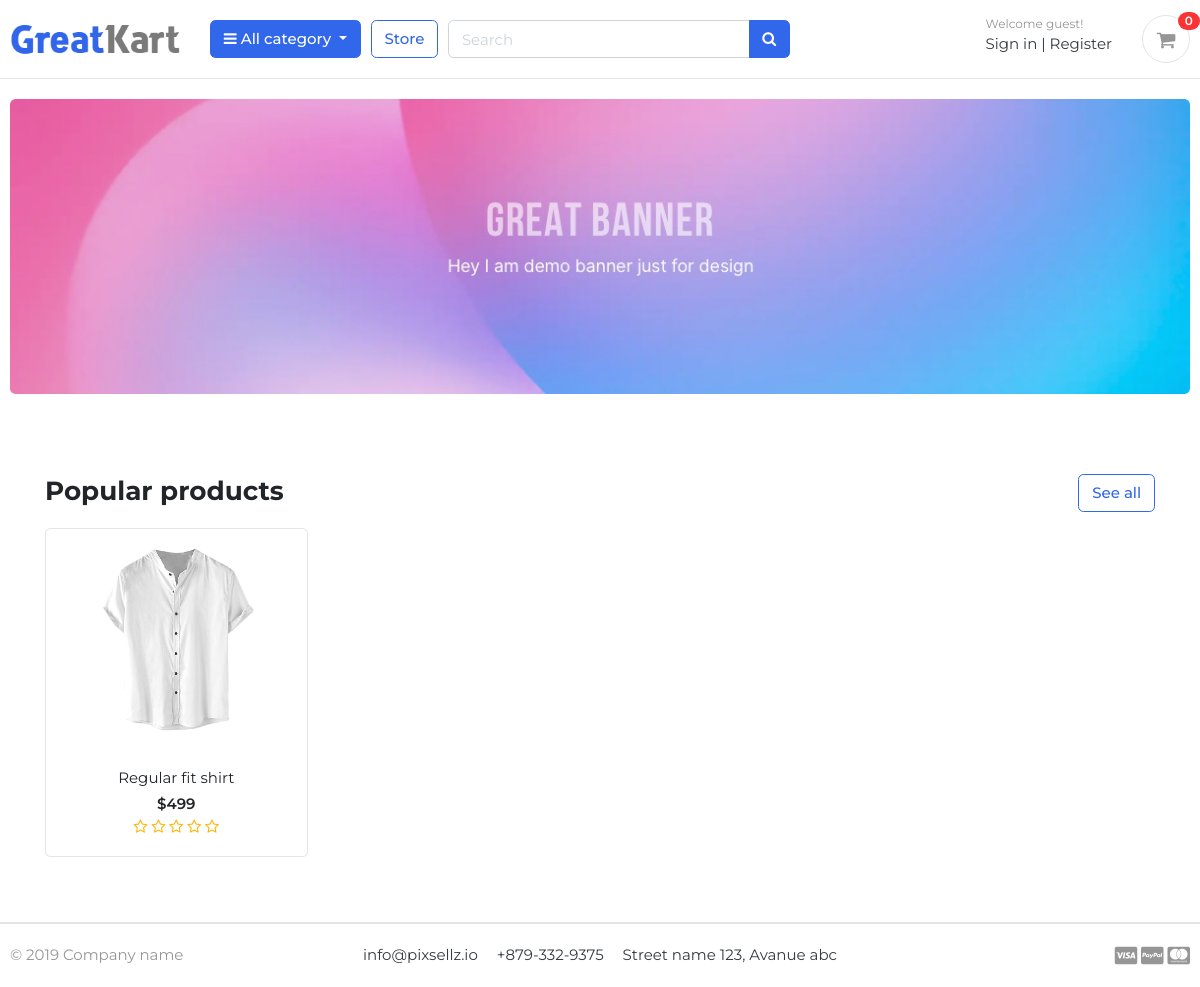
Before: / with the older database file.
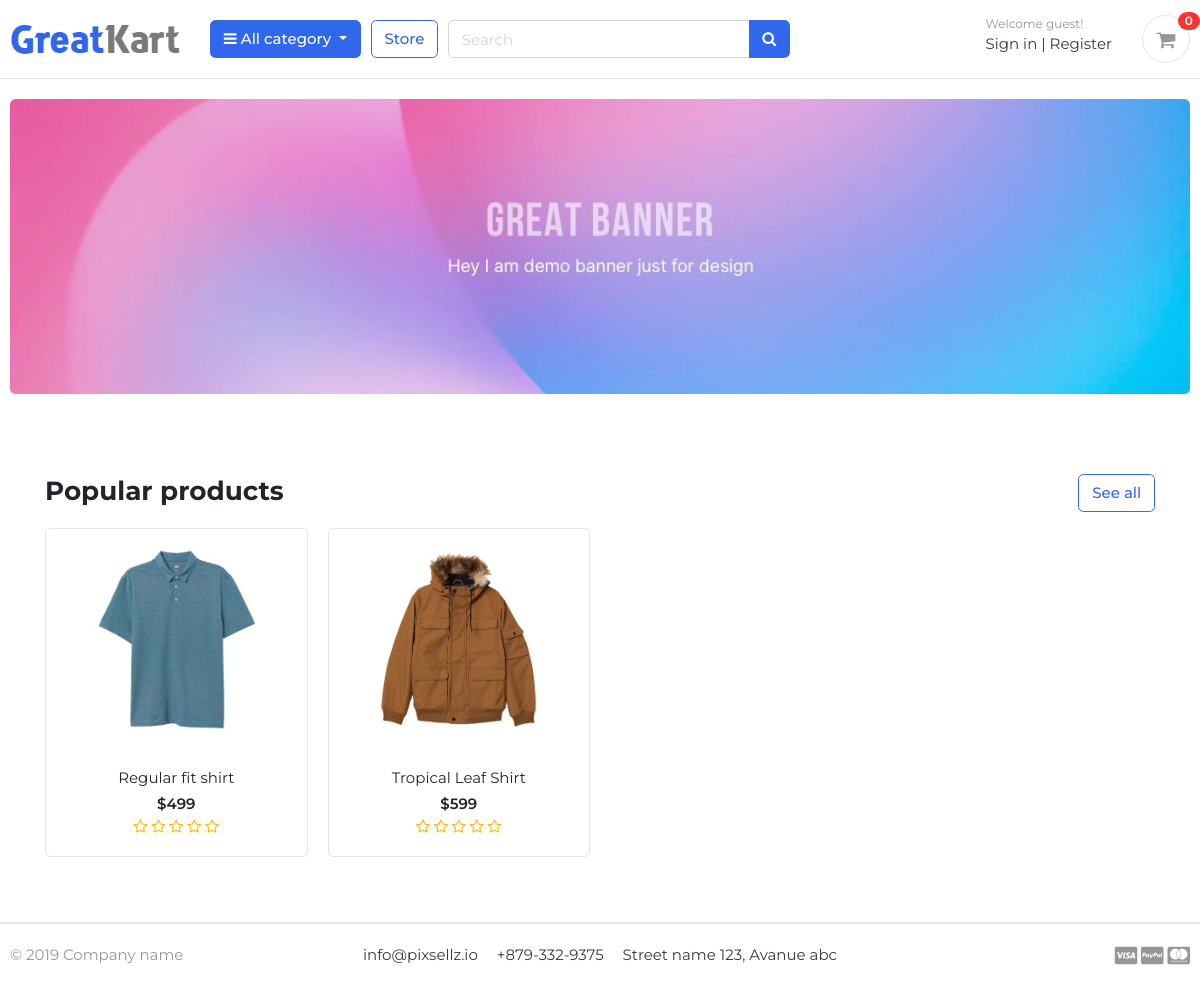
After: the same page with the newer database file.
### store/models.py (models this page shows, shortened)
class Product(models.Model):
    product_name = models.CharField(max_length=200, unique=True)
    slug = models.SlugField(max_length=200, unique=True)
    description = models.TextField(max_length=500, blank=True)
    price = models.IntegerField()
    image = models.ImageField(upload_to='photos/products')
    stock = models.IntegerField(default=0)
    is_available = models.BooleanField(default=True)
    category = models.ForeignKey(Category, on_delete=models.CASCADE)
    created_date = models.DateTimeField(auto_now_add=True)
    modified_date = models.DateTimeField(auto_now=True)
    deleted = models.BooleanField(default=False)
    def get_url(self):
        return reverse('product_detail', args=[self.category.slug, self.slug])
    def averageReview(self):
        reviews = ReviewRating.objects.filter(product=self, status=True).aggregate(average=Avg('ratings'))
        avg = 0
        if reviews['average'] is not None:
            avg = float(reviews['average'])
        return avg

### greatkart/views.py (the view)
# urls.py: 2. Add a URL to urlpatterns:  path('', views.home, name='home')
def home(request):
    products = Product.objects.all().filter(deleted=False, category__deleted=False).order_by('created_date')
    for product in products:
        reviews = ReviewRating.objects.filter(product_id=product.id, status=True)
    reviews = None
    context = {
        'products':products,
        'reviews':reviews,
        }
    return render(request, 'home.html', context)

### carts/context_processors.py (called while the page is built)
def counter(request):
    cart_count = 0
    if 'admin' in request.path:
        return {}
    else:
        try:
            cart = Cart.objects.filter(cart_id=_cart_id(request))
            if request.user.is_authenticated:
                cart_items = CartItem.objects.all().filter(user=request.user)
            else:
                cart_items = CartItem.objects.all().filter(cart=cart[:1])
            for cart_item in cart_items:
                cart_count += cart_item.quantity
        except Cart.DoesNotExist:
            cart_item = 0
    return dict(cart_count=cart_count)

def wishlist_counter(request):
    wishlist_count = 0
    if 'admin' in request.path:
        return {}
    else:
        try:
            if request.user.is_authenticated:
                wishlist = Wishlist.objects.all().filter(user=request.user)
                wishlist_count = wishlist.count()
        except Wishlist.DoesNotExist:
            wishlist_count = 0
    return {'wishlist_count': wishlist_count}

### carts/views.py (called while the page is built)
def _cart_id(request):
    cart = request.session.session_key
    if not cart:
        cart = request.session.create()
    return cart

### category/context_processors.py (called while the page is built)
def menu_links(request):
    links = Category.objects.all()
    return dict(links=links)

### category/models.py (called while the page is built)
    def get_url(self):
        return reverse('products_by_category', args=[self.slug])

### templates/home.html
{% extends "base.html" %}
{% load static %}
{% block content %}
<section class="section-intro padding-y-sm">
<div class="container">
<div class="intro-banner-wrap">
	<img src="{% static "images/banners/1.jpg" %}" class="img-fluid rounded">
</div>
</div>
</section>
<section class="section-name">
<div class="container-fluid p-5">
<header class="section-heading">
	<a href="{% url 'store' %}" class="btn btn-outline-primary float-right">See all</a>
	<h3 class="section-title">Popular products</h3>
</header>
<div class="row">
	{% for product in products  %}
	<div class="col-md-3">
		<div class="card card-product-grid text-center">
			<a href="{{ product.get_url }}" class="img-wrap p-2"> <img src="{{product.image.url}}"> </a>
			<figcaption class="info-wrap">
				<a href="{{ product.get_url }}" class="title">{{product.product_name}}</a>
				<div class="price mt-1">${{product.price}}</div>
				<div class="rating-star"><span>
                    <i class="fa fa-star{% if product.averageReview < 0.5 %}-o{% elif product.averageReview >= 0.5 and product.averageReview < 1 %}-half-o {% endif %}"></i>
                    <i class="fa fa-star{% if product.averageReview < 1.5 %}-o{% elif product.averageReview >= 1.5 and product.averageReview < 2 %}-half-o {% endif %}"></i>
                    <i class="fa fa-star{% if product.averageReview < 2.5 %}-o{% elif product.averageReview >= 2.5 and product.averageReview < 3 %}-half-o {% endif %}"></i>
                    <i class="fa fa-star{% if product.averageReview < 3.5 %}-o{% elif product.averageReview >= 3.5 and product.averageReview < 4 %}-half-o {% endif %}"></i>
                    <i class="fa fa-star{% if product.averageReview < 4.5 %}-o{% elif product.averageReview >= 4.5 and product.averageReview < 5 %}-half-o {% endif %}"></i>
                </span></div>
			</figcaption>
		</div>
	</div>
	{% endfor %}
</div>
</div>
</section>
</body>
</html>
{% endblock content %}

### templates/base.html (shortened to what this page needs)
{% load static %}
<!DOCTYPE HTML>
<html lang="en">
<head>
<link href="{% static 'css/bootstrap.css' %}" rel="stylesheet" type="text/css"/>
<link href="{% static 'fonts/fontawesome/css/all.min.css' %}" type="text/css" rel="stylesheet">
<link href="{% static 'css/ui.css' %}" rel="stylesheet" type="text/css"/>
<link href="{% static 'css/responsive.css' %}" rel="stylesheet" media="only screen and (max-width: 1200px)" />
<link href="{% static 'css/custom.css' %}" rel="stylesheet" type="text/css"/>
<link rel="stylesheet" href="https://cdnjs.cloudflare.com/ajax/libs/font-awesome/4.7.0/css/font-awesome.min.css">
{% include "includes/navbar.html" %}
{% block content %}{% endblock content %}
{% include "includes/footer.html" %}

### templates/includes/navbar.html (shortened to what this page needs)
{% load static %}
<header class="section-header">
    <section class="header-main border-bottom">
        <div class="container">
    <div class="row align-items-center">
        <div class="col-lg-2 col-md-3 col-6">
            <a href="{% url 'home' %}" class="brand-wrap">
                <img class="logo" src="{% static "/images/logo.png" %}">
            </a>
        </div>
        <div class="col-lg col-sm col-md col-6 flex-grow-0">
            <div class="category-wrap dropdown d-inline-block float-right">
                <button type="button" class="btn btn-primary dropdown-toggle" data-toggle="dropdown">
                    <i class="fa fa-bars"></i> All category
                </button>
            </div>
        </div>
        <a href="{% url 'store' %}" class="btn btn-outline-primary">Store</a>
        <div class="col-lg  col-md-5 col-sm-12 col">
            <form action="{% url "search" %}" class="search">
                <div class="input-group w-100">
                    <input type="text" class="form-control" style="width:60%;" placeholder="Search" name="keyword">
                    <div class="input-group-append">
                      <button class="btn btn-primary" type="submit">
                        <i class="fa fa-search"></i>
                      </button>
                    </div>
                </div>
            </form>
        </div>
        <div class="col-lg-4 col-sm-6 col-8 order-2 order-lg-3">
                    <div class="d-flex justify-content-end mb-3 mb-lg-0">
                        {% if user.id is  None %}
                        <div class="widget-header">
                            <small class="title text-muted">Welcome guest!</small>
                            <div>
                                <a href="{% url 'login' %}">Sign in</a> <span class="dark-transp"> | </span>
                                <a href="{% url 'register' %}"> Register</a>
                            </div>
                        </div>
                        {% endif %}
                        <a href="{% url 'cart' %}" class="widget-header pl-3 ml-3">
                            <div class="icon icon-sm rounded-circle border"><i class="fa fa-shopping-cart"></i></div>
                            <span class="badge badge-pill badge-danger notify">{{ cart_count }}</span>
                        </a>
                    </div>
                </div>
    </div>
        </div>
    </section>
    </header>

### templates/includes/footer.html (shortened to what this page needs)
<footer class="section-footer border-top">
	<div class="container">
		<section class="footer-bottom border-top row">
			<div class="col-md-2">
				<p class="text-muted"> &copy 2019 Company name </p>
			</div>
			<div class="col-md-8 text-md-center">
				<span  class="px-2">info@pixsellz.io</span>
				<span  class="px-2">+879-332-9375</span>
				<span  class="px-2">Street name 123, Avanue abc</span>
			</div>
			<div class="col-md-2 text-md-right text-muted">
				<i class="fab fa-lg fa-cc-visa"></i>
				<i class="fab fa-lg fa-cc-paypal"></i>
				<i class="fab fa-lg fa-cc-mastercard"></i>
			</div>
		</section>
	</div>
</footer>
</body>
</html>

### static/css/ui.css (style rules this page uses)
html { font-family: "Inter", sans-serif; font-size: 15px; }
.img-wrap { text-align: center; display: block; }
.img-wrap img { max-width: 100%; }
.icon-xs, .icon-sm, .icon-md, .icon-lg { display: inline-block; text-align: center; flex-shrink: 0; flex-grow: 0; }
.icon-sm { width: 48px; height: 48px; line-height: 48px !important; font-size: 20px; }
.padding-y-sm { padding-top: 20px; padding-bottom: 20px; }
.section-heading { margin-bottom: 20px; margin-top: 15px; }
.section-title { color: #212529; }
p:last-child { margin-bottom: 0; }
.header-main { position: relative; padding-top: 1rem; padding-bottom: 1rem; }
.brand-wrap .logo, .navbar-brand .logo { margin-right: 7px; max-height: 42px; display: inline-block; }
.widget-header { display: inline-block; vertical-align: middle; position: relative; }
.widget-header a { color: #343a40; }
.widget-header i { color: #969696; }
.widget-header .title { display: block; }
.widget-header .notify { position: absolute; top: -3px; right: -10px; }
.footer-bottom { padding-top: 20px; padding-bottom: 20px; }
[class*=card-product] a.title { color: #212529; display: block; }
[class*=card-product] .img-wrap { overflow: hidden; position: relative; }
[class*=card-product] .img-wrap img { height: 100%; max-width: 100%; width: auto; display: inline-block; -o-object-fit: cover; object-fit: cover; }
.card-product-grid { margin-bottom: 20px; }
.card-product-grid .img-wrap { border-radius: 0.2rem 0.2rem 0 0; height: 220px; }
.card-product-grid .info-wrap { overflow: hidden; padding: 18px 20px; }
.card .img-wrap { overflow: hidden; }
.notify { position: absolute; top: -4px; right: -10px; display: inline-block; padding: 0.25em 0.6em; font-size: 12px; line-height: 1; text-align: center; border-radius: 3rem; color: #fff; background-color: #fa3434; }
.price { font-weight: 600; color: #212529; }

### static/css/custom.css (style rules this page uses)
.rating-star i { color: #ffb503; }

Changed rows visible on the page:
changed Product "Regular fit shirt": image: a different picture
added Product: image (picture), product_name "Tropical Leaf Shirt", price "599"
